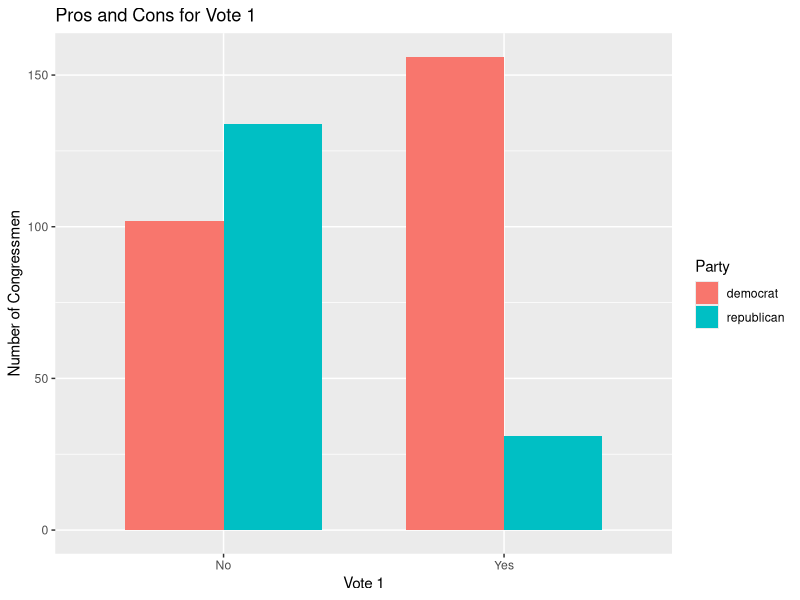
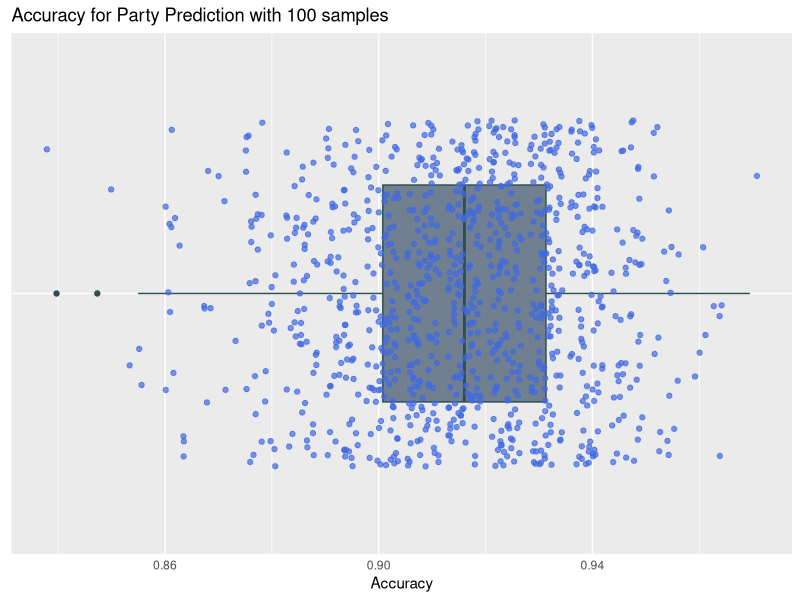

R code for these plots, in order:
#### 나이브베이즈(Naive Bayes) ####

# 베이즈정리(Bayes' theorem) 바탕으로
# 관심 있는 사건이 발생할 확률 추정
# 사전에 알고 있는 정보(예측변수)를 바탕으로
# 특정 사건(결과변수)이 발생할 확률을 계산
# 사건에 해당하는 결과변수는 범주형 변수이어야 하며,
# 예측변수는 범주형 변수를 가정

# 경험에 기반한 선험적, 불확실성 내포하는 수치 기반
# 추가정보를 바탕으로 사전확률 갱신
# 귀납적 추론 방법

#packages install (신비한 방법)
if(require("mlbench")   == F) install.packages("mlbench")
if(require("dplyr")     == F) install.packages("dplyr")
if(require("MASS")      == F) install.packages("MASS")
if(require("e1071")     == F) install.packages("e1071")

# 라이브러리
library(mlbench) # 활용할 데이터셋
library(dplyr)
library(MASS)
library(e1071) # 베이지안 모델에 활용 알고리즘

# 데이터
set.seed(1234)

data("HouseVotes84")
votes <- HouseVotes84
str(votes)

# 16개 안건에 대한 찬성반대로 구분되어 있음 (n,y 1,2)
# 각 국회 소속 정당에 대한 정보 저장 (class)
# 안건에 대한 찬성반대로 소속정당을 예측할 수 있을까?
# 찬반 투표결과에 따른 정당차이

# 첫 번째 안건 확인해보겠다.

library(ggplot2)
vote1 <- na.omit(votes[,c(1,2)])              # 결측값 제외한 저장
vote1$V1 <- factor(vote1$V1,                  # 
                  levels = c("n", "y"),       # 
                  labels = c("No", "Yes"))    #                   
ggplot(vote1, aes(x=V1, fill=Class)) +        # 정당별로 다른 색으로 표현(fill)
  geom_bar(position = "dodge", width = 0.7) + # 막대그래프
  labs(title = "Pros and Cons for Vote 1",    # 
       x = "Vote 1",
       y = "Number of Congressmen",
       fill = "Party")                        # 정당별 다른 색

# 국회의원들 투표 성향에 따라 예측할 수 있겠다!

# 분석 전 결측값 제거
head(votes) 
sum(is.na(votes))

# col 안건 cls 정당
naCount <- function(col, cls) {
  return(sum(is.na(votes[,col]) & votes$Class==cls))  # T 값 합산하여 출력
}
naCount(2, "democrat") # 2번째 열(1번째 안건)에 대한 민주당 결측값
naCount(2, "republican") # 2번째 열(1번째 안건)에 대한 공화당 결측값

# 결측값을 안건찬성비율로 대체
yesProb <- function(col, cls) {
  sum.y <- sum(votes[,col]=="y" & votes$Class==cls, na.rm = T)
  sum.n <- sum(votes[,col]=="n" & votes$Class==cls, na.rm = T)
  return(sum.y/(sum.y+sum.n))
}
yesProb (2, "democrat")
yesProb (2, "republican")

set.seed(123) # 난수 초기값 설정
for (i in 2:ncol(votes)) {
  if(sum(is.na(votes[,i])) > 0) {  # 찬성 또는 반대로 채운다
    d.na <- which(is.na(votes[,i]) & votes$Class=="democrat") # 대체할 행 추출
    r.na <- which(is.na(votes[,i]) & votes$Class=="republican")
    votes[d.na, i] <- ifelse(runif(naCount(i, "democrat"))
                             < yesProb(i, "democrat"), "y", "n") # 찬성비율과 비교
    votes[r.na, i] <- ifelse(runif(naCount(i, "republican"))
                             < yesProb(i, "republican"), "y", "n")
  }
}

sum(is.na(votes))
head(votes)

set.seed(123)
train <- sample(nrow(votes), 0.7*nrow(votes))
votes.train <- votes[train,]
votes.test <- votes[-train,]
table(votes.train$Class)
table(votes.test$Class)
# 비슷비슷하게 선정

install.packages("e1071")
library(e1071)
votes.nb <- naiveBayes(Class ~ ., data=votes.train)

votes.nb # 각 안건별 찬반비율

# 얼마나 맞아 떨어지는가 확인
votes.nb.pred <- predict(votes.nb, newdata = votes.test[,-1])
head(votes.nb.pred)

table(votes.test$Class, votes.nb.pred, dnn = c("Actual", "Predicted"))
mean(votes.nb.pred==votes.test$Class)

# 확률 예측
votes.nb.pred <- predict(votes.nb, newdata = votes.test[,-1], type = "raw")
# 타입에 로우 입력하면 각 클래스 별 예측확률이 나온다
head(votes.nb.pred)

votes.nb.pred <- factor(votes.nb.pred[,"republican"] > 0.5, # 임계값 설정
                        levels = c(FALSE, TRUE),
                        labels = c("democrat", "republican"))
head(votes.nb.pred)
table(votes.test$Class, votes.nb.pred, dnn = c("Actual", "Predicted"))
mean(votes.nb.pred==votes.test$Class)
# 프레딕트랑 값 같다
# 프레딕트도 임계값 0.5이기 때문

# 교차검증 방법 : 여러번 검증
nbRuns <- function(fraction, run) {
  results <- NULL
  for (i in 1:run) {
    train <- sample(nrow(votes), fraction*nrow(votes))
    votes.train <- votes[train,]
    votes.test <- votes[-train,]
    votes.nb <- naiveBayes(Class ~ ., data=votes.train)
    votes.nb.pred <- predict(votes.nb, newdata = votes.test[,-1])
    results[i] <- mean(votes.nb.pred==votes.test$Class)
  }
  return(results)
}

# 비율과 시행횟수 지정
votes.nb.cv <- nbRuns(0.7, 1000)
votes.nb.cv
summary(votes.nb.cv)
# 91.4퍼센터 정도의 정확도를 보인다.

# 얼마나 정확한가? 시각화
library(ggplot2)
ggplot(data.frame(acc=votes.nb.cv), aes(x="", y=acc)) +
  geom_boxplot(fill="slategray", color="darkslategray", width=0.5) +
  geom_point(position="jitter", color="royalblue", alpha=0.7) +
  labs(title="Accuracy for Party Prediction with 100 samples",
       y="Accuracy") +
  coord_flip() +
  theme(axis.title.y = element_blank(),
        axis.text.y = element_blank(),
        axis.ticks = element_blank())
